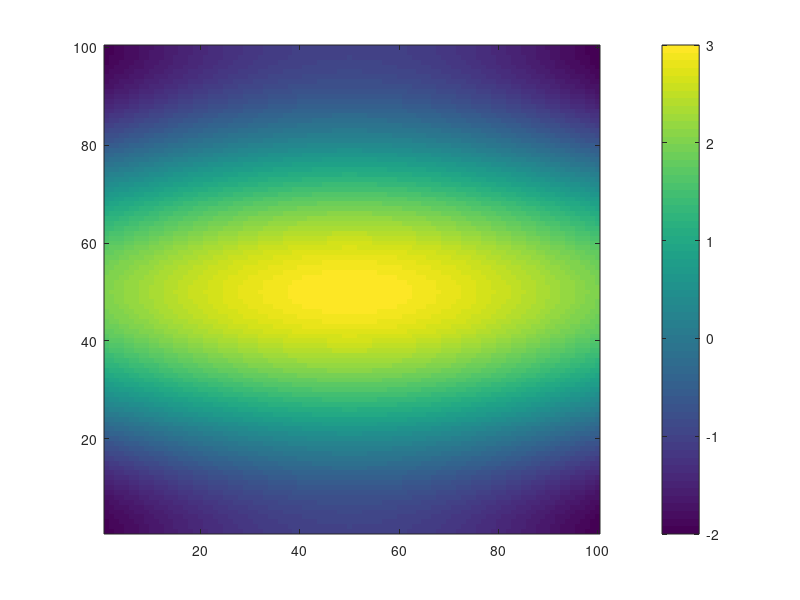

Source code (MATLAB):
Z=zeros(100,100,100);   %Assign 0 to a 100-by-100-by-100 3D matrix Z 
for T=1:100             %Calculate the value of Z by incrementing T from 1 to 100
    for X=1:100         %Increment X from 1 to 100
        for Y=1:100     %Increment Y from 1 to 100
            Z(Y,X,T)=sin(pi/100*X+2*pi/100*T)+2*cos(2*pi/100*Y+3*pi/100*T);%Calculate the value of Z(Y,X,T) at time T
        end             %Return to line 4
    end                 %Return to line 3
end                     %Return to line 2
for T=1:100             %Display animation by incrementing T from 1 to 100
    imagesc(Z(:,:,T));set(gca,'YDir','normal');colorbar;%Display the contents of the 2D matrix Z(:,:,T) at time T
    pause(0.01);        %Wait 0.01 seconds
end                     %Return to line 9